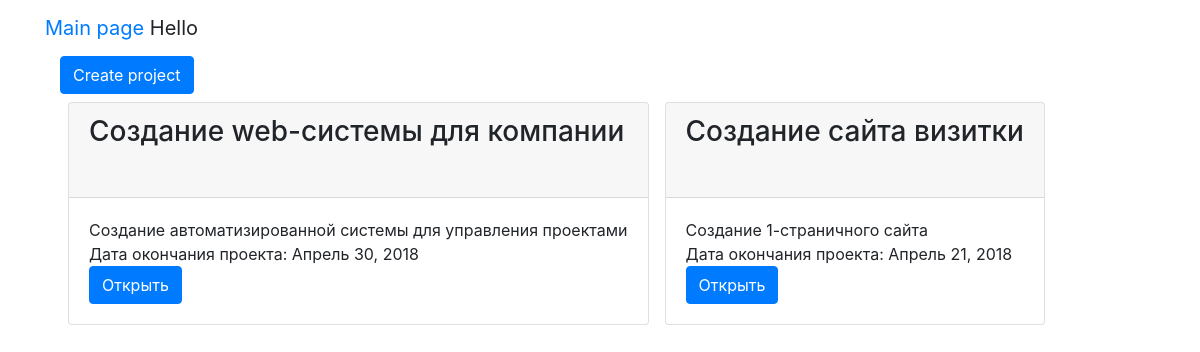
Before: / with the older database file.
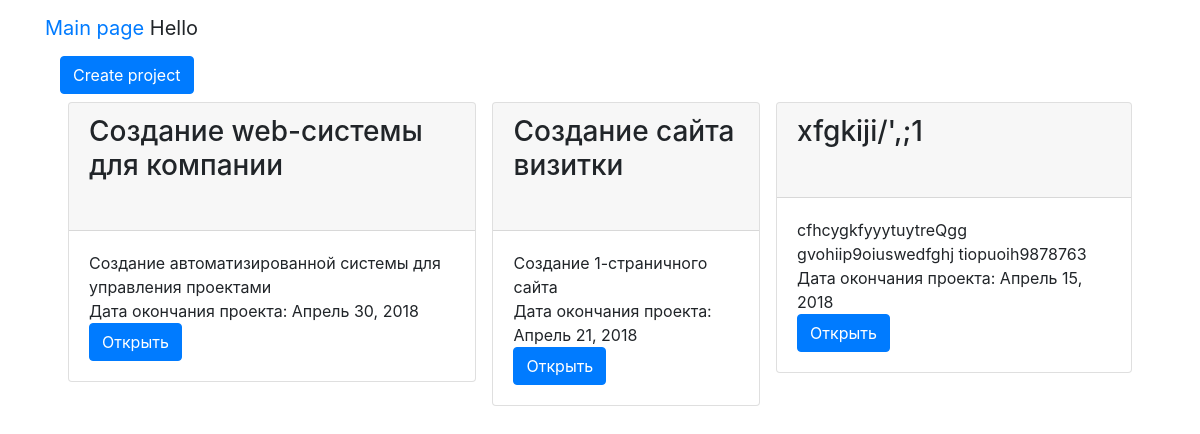
After: the same page with the newer database file.
### projectpage/models.py (models this page shows, shortened)
class Species_project(models.Model):
	name = models.CharField(max_length=250)
	short_description = models.TextField()
	description = models.TextField()
	created_task = models.DateField(verbose_name='Дата создания',auto_now_add=True)
	finish_task = models.DateField(verbose_name='Дата окончания')

### projectpage/views.py (the view)
# urls.py: url(r'^$', main),
def main(request):
	species_projects = Species_project.objects.all()
	return render(request, 'projects/index.html', {'species_projects': species_projects , 'mainuser': request.user})

### projectpage/templates/projects/index.html (shortened to what this page needs)
{% extends "base.html" %}
{% block content %}
<div class="container">
<a href="project/createproject" class="btn btn-primary">Create project</a>
		<div class="d-flex flex-row">
					{% for itm in species_projects%}
				<div class="p-2">
				<div class="card">
						<div class="card-header">
							<h3 class="card-title">{{ itm.name }}</h2>
								<a href="/{{ itm.id }}/pdf" target="_blank"><i class="fas fa-file-pdf"></i></a>
						</div>
						<div class="card-body">
					<p class="card-text">{{ itm.short_description }}</span>
					<br>
					<span class="card-text">Дата окончания проекта: {{ itm.finish_task}}</span>
					<br>
					<a href="project/{{ itm.id }}" class="btn btn-primary" >
						Открыть
					</a>
						</div>
					</div>
					</div>
					{% endfor %}
			</div>
	</div>
{% endblock %}

Changed rows visible on the page:
added Species_project: name "xfgkiji/',;1", short_description "cfhcygkfyyytuytreQgg gvohiip9oiuswedfghj tiopuoih9878763", finish_task "Апрель 15, 2018"
